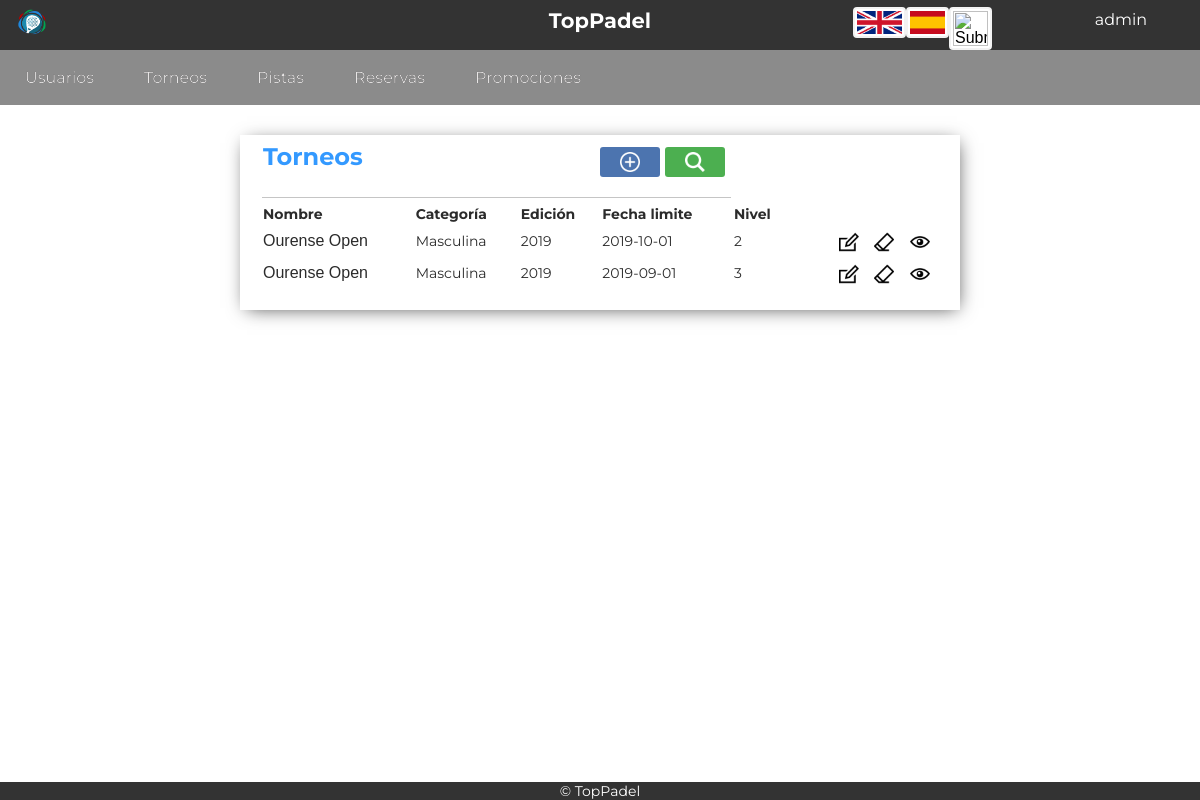
The page /Controllers/Torneos_Controller.php (signed in) on the database as committed earlier.
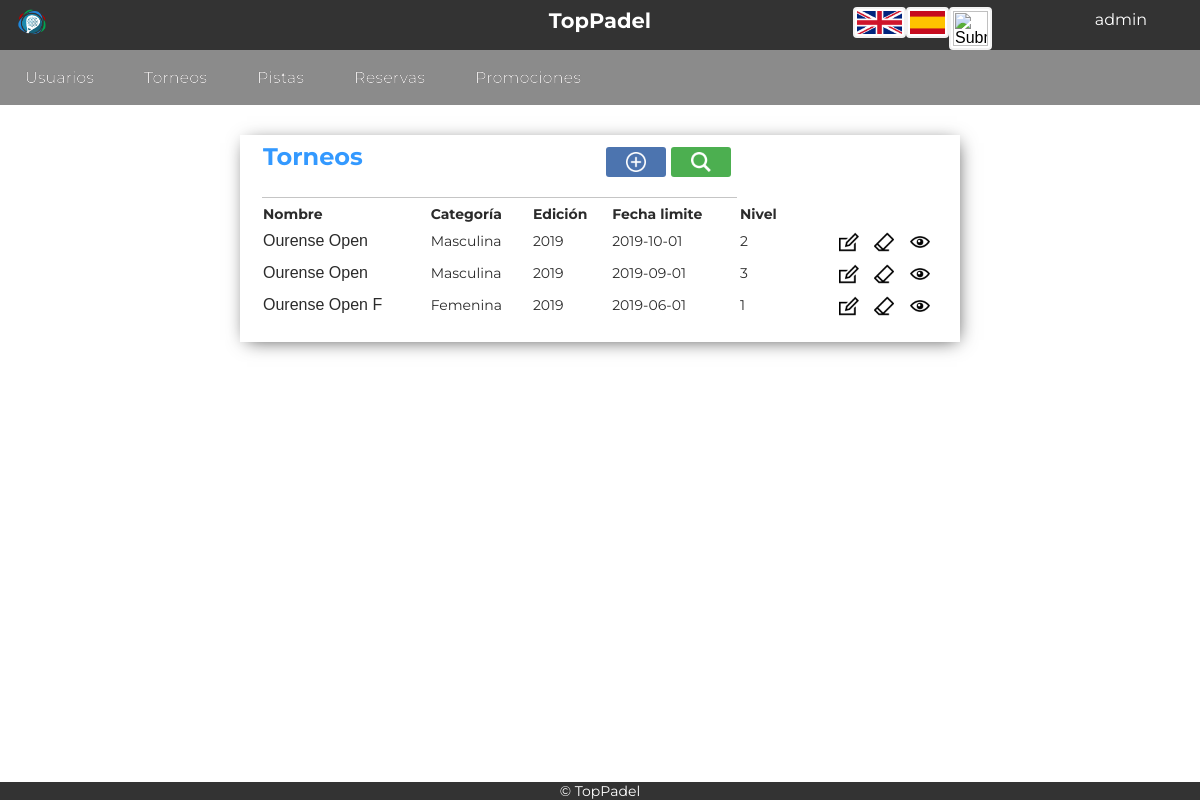
The same page on the database as committed later.
### tables this page shows
CREATE TABLE `torneo` (
  `ID_Torneo` tinyint(5) NOT NULL,
  `nombre` varchar(45) NOT NULL,
  `categoria` varchar(15) NOT NULL,
  `fecha` date NOT NULL,
  `edicion` int(5) NOT NULL,
  `nivel` int(5) NOT NULL
);

### Models/Torneos_Model.php (called while the page is built, shortened)
<?php
class Torneos_Model{
	var $ID_Torneo;
	var $nombre;
	var $categoria;
	var $edicion;
	var $fecha;
	var $nivel;
	function __construct ($ID_Torneo,$nombre,$categoria,$edicion,$fecha,$nivel){
		$this -> ID_Torneo = $ID_Torneo;
		$this -> nombre = $nombre;
		$this -> categoria = $categoria;
		$this -> edicion = $edicion;
		$this -> fecha = $fecha;
		$this -> nivel = $nivel;
		include_once 'Access_DB.php';
		$this->mysqli = ConnectDB();
		}
function search(){
	     $sql = "SELECT *
       			FROM torneo
    			WHERE
    				(
    				(`ID_Torneo` LIKE '%$this->ID_Torneo%') &&
	 				(`nombre` LIKE '%$this->nombre%') &&
					(`categoria` LIKE '%$this->categoria%') &&
					(`edicion` LIKE '%$this->edicion%') &&
					(`fecha` LIKE '%$this->fecha%') &&
					(`nivel` LIKE '%$this->nivel%')
    				)";
    if (!($resultado = $this->mysqli->query($sql))){
		return 'Error en la búsqueda';
	}
    else{
		return $resultado;
	}
}
}
?>

### Models/Access_DB.php (called while the page is built)
<?php
function ConnectDB()
{
    $mysqli = new mysqli("localhost", "todolist", "todolist", "todolist");
	if ($mysqli->connect_errno) {
		include './MESSAGE.php';
		new MESSAGE("Fallo al conectar a MySQL: (" . $mysqli->connect_errno . ") " . $mysqli->connect_error, './index.php');
		return false;
	}
	else{
		return $mysqli;
	}
}
?>

### Views/Torneos_SHOWALL_Admin_View.php (the view, shortened to what this page needs)
<?php
include_once '../Views/Header.php';
 class Torneos_SHOWALL_Admin{
	var $datos;
	function __construct($datos,$enlace){
		$this -> datos = $datos;
		$this -> mostrar();
	}
	function mostrar(){
?>
	<div class="showall">
		<table class="showAllUsers">
			<tr><th class="title" colspan="4"><?php echo $strings['Torneos']; ?>
			<form class="tableActions" action="../Controllers/Torneos_Controller.php" method="">
			<button class="buscar-little" name="action" value="Confirmar_SEARCH1" type="submit"></button>
			<button class="anadir-little"  name="action" value="Confirmar_ADD" type="submit"></button>
			</form></th></tr>
			<tr>
				<th><?php echo $strings['Nombre']; ?></th>
				<th><?php echo $strings['Categoria']; ?></th>
				<th><?php echo $strings['Edicion']; ?></th>
				<th><?php echo $strings['Fecha limite']; ?></th>
				<th><?php echo $strings['Nivel']; ?></th>
				<th></th>
			</tr>
		<?php
			while($fila = $this ->datos->fetch_array()){
		?>
			<tr>
				<form action="../Controllers/Torneos_Controller.php" method="post" name="action" >
					<td><button class="tarea" name="action" value="Confirmar_SHOWTORNEO"><?php echo $fila['nombre']; ?></button></td>
					<td><?php echo $fila['categoria']; ?></td>
					<td><?php echo $fila['edicion']; ?></td>
					<td><?php echo $fila['fecha']; ?></td>
					<td><?php echo $fila['nivel']; ?></td>
					<td style="text-align:right">
						<button class="editar" name="action" value="Confirmar_EDIT" type="submit"></button>
						<button class="borrar" name="action" value="Confirmar_DELETE1" type="submit"></button>
						<button class="add" name="action" value="Confirmar_SHOWCURRENT" type="submit"></button>
					</td>
				</form>
			</tr>
		<?php
			}
		?>
		</table>
	</div>
<?php
    }
}
?>
<footer>
	<?php include '../Views/Footer.php'; ?>
</footer>

Rows that differ between the two databases and show on the page:
added torneo: nombre "Ourense Open F", categoria "Femenina", edicion "2019", fecha "2019-06-01", nivel "1"
